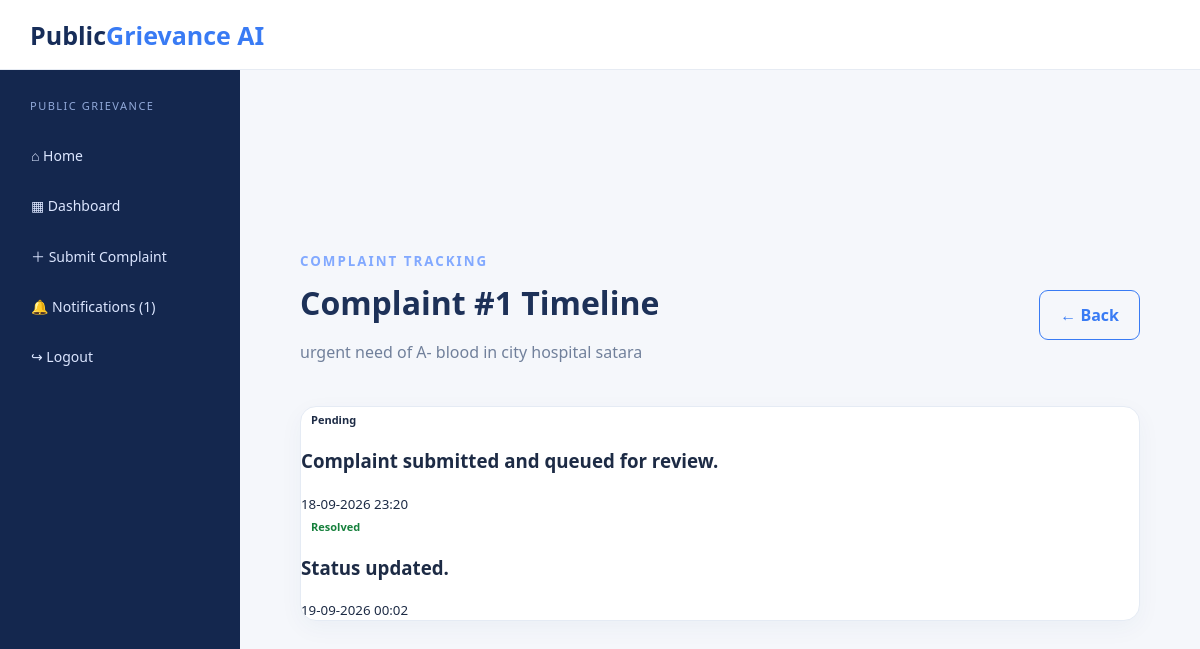
/complaint/1/history (signed in), run on the app's committed database.
### tables this page shows
CREATE TABLE complaints(
            id INTEGER PRIMARY KEY AUTOINCREMENT,
            user_id INTEGER,
            name TEXT,
            complaint TEXT,
            sentiment TEXT,
            category TEXT,
            priority TEXT,
            confidence REAL,
            status TEXT DEFAULT 'Pending',
            admin_remark TEXT DEFAULT '',
            created_at TEXT,
            updated_at TEXT,
            feedback TEXT DEFAULT ''
        );

CREATE TABLE complaint_status_history(
            id INTEGER PRIMARY KEY AUTOINCREMENT,
            complaint_id INTEGER,
            status TEXT,
            remark TEXT,
            changed_at TEXT
        );

### app.py (the view)
@app.route("/complaint/<int:complaint_id>/history")
@login_required()
def history(complaint_id):
    c = db()
    complaint_row = c.execute(
        "SELECT * FROM complaints WHERE id=?", (complaint_id,)
    ).fetchone()
    if not complaint_row:
        c.close()
        flash("Complaint not found.")
        return redirect("/dashboard" if session.get("role") == "user" else "/admin")
    if session.get("role") == "user" and complaint_row["user_id"] != session["uid"]:
        c.close()
        return redirect("/dashboard")
    history_rows = c.execute(
        "SELECT * FROM complaint_status_history WHERE complaint_id=? ORDER BY id",
        (complaint_id,)
    ).fetchall()
    c.close()
    return render_template(
        "history.html",
        complaint=complaint_row,
        history=history_rows
    )

### app.py (called while the page is built)
def db():
    conn = sqlite3.connect(DB)
    conn.row_factory = sqlite3.Row
    return conn

def login_required(role=None):
    def decorator(function):
        @wraps(function)
        def wrapper(*args, **kwargs):
            if "uid" not in session:
                flash("Please login first.")
                return redirect("/login")
            if role and session.get("role") != role:
                return redirect("/")
            return function(*args, **kwargs)
        return wrapper
    return decorator

@app.context_processor
def inject_context():
    unread = 0
    unread_contacts = 0
    c = db()
    if session.get("uid"):
        unread = c.execute(
            "SELECT COUNT(*) FROM notifications WHERE user_id=? AND is_read=0",
            (session["uid"],)
        ).fetchone()[0]
    if session.get("role") == "admin":
        unread_contacts = c.execute(
            "SELECT COUNT(*) FROM contact_messages WHERE status='Unread'"
        ).fetchone()[0]
    c.close()
    return {
        "current_user": session.get("name"),
        "role": session.get("role"),
        "unread_notifications": unread,
        "unread_contacts": unread_contacts
    }

### templates/history.html (shortened to what this page needs)
{% extends "base.html" %}
{% block content %}
<div class="head">
    <div>
        <small>COMPLAINT TRACKING</small>
        <h1>Complaint #{{ complaint.id }} Timeline</h1>
        <p>{{ complaint.complaint }}</p>
    </div>
    <a class="btn outline" href="{{ '/dashboard' if role == 'user' else '/admin' }}">← Back</a>
</div>
<section class="panel">
    <div class="timeline">
        {% for h in history %}
        <div class="timeline-item">
            <div>
                <span class="tag {{ h.status|lower|replace(' ','-') }}">{{ h.status }}</span>
                <h3>{{ h.remark or 'Status updated.' }}</h3>
                <small>{{ h.changed_at }}</small>
            </div>
        </div>
        {% endfor %}
    </div>
</section>
{% endblock %}

### static/style.css (style rules this page uses)
* { box-sizing:border-box }
body { margin:0;font-family:Segoe UI,Arial;background:#f5f7fb;color:#1d2b45 }
.hero small,.head small,.auth small,.content small { letter-spacing:2px;font-weight:800;color:#82a9ff }
.btn { display:inline-block;background:#397bf4;color:#fff;border:0;border-radius:9px;padding:13px 20px;text-decoration:none;font-weight:700;cursor:pointer }
.features article,.steps>div,.panel,.auth,.formbox,.content,.chartbox,.result-text,.result,.stat { background:#fff;border:1px solid #e5ebf4;border-radius:16px;padding:25px;box-shadow:0 7px 25px #183d790b }
.features p,.steps p,.head p,.content p { color:#71809b;line-height:1.6 }
.head { display:flex;justify-content:space-between;align-items:center;margin-bottom:25px;gap:20px }
.head h1 { margin:10px 0 5px;color:#1d3158 }
.panel { padding:0;overflow:hidden }
.tag { padding:6px 10px;border-radius:20px;font-size:11px;font-style:normal;font-weight:700 }
.outline { background:transparent;color:#397bf4;border:1px solid #397bf4 }
.resolved { color:#16803c }

### data on the page
complaints: id "1", complaint "urgent need of A- blood in city hospital satara"
complaint_status_history: status "Pending", remark "Complaint submitted and queued for review.", changed_at "18-09-2026 23:20"
complaint_status_history: status "Resolved", remark "Status updated.", changed_at "19-09-2026 00:02"

### other printed values
{{ unread_notifications }} "1"
